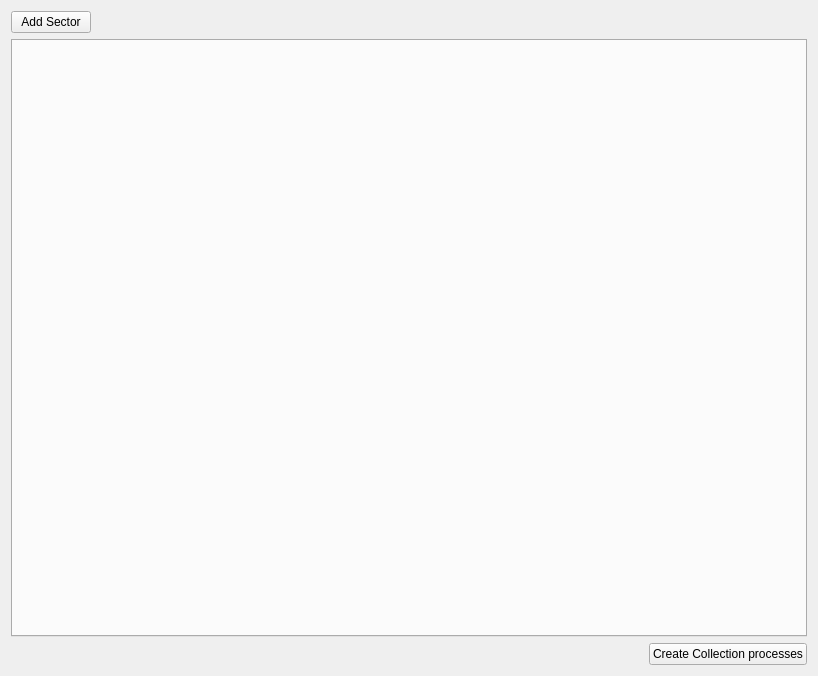
                <widget class="QWidget" name="Collection_process">
                 <property name="geometry">
                  <rect>
                   <x>0</x>
                   <y>0</y>
                   <width>818</width>
                   <height>676</height>
                  </rect>
                 </property>
                 <attribute name="label">
                  <string>Collection Processes</string>
                 </attribute>
                 <layout class="QGridLayout" name="gridLayout_9">
                  <item row="0" column="0">
                   <widget class="QPushButton" name="Add_col">
                    <property name="text">
                     <string>Add Sector</string>
                    </property>
                    <property name="icon">
                     <iconset resource="PyWOLF_Resource.qrc">
                      <normaloff>:/ICONS/PySWOLF_ICONS/ADD.png</normaloff>:/ICONS/PySWOLF_ICONS/ADD.png</iconset>
                    </property>
                   </widget>
                  </item>
                  <item row="0" column="1">
                   <spacer name="horizontalSpacer_2">
                    <property name="orientation">
                     <enum>Qt::Horizontal</enum>
                    </property>
                    <property name="sizeHint" stdset="0">
                     <size>
                      <width>528</width>
                      <height>20</height>
                     </size>
                    </property>
                   </spacer>
                  </item>
                  <item row="1" column="0" colspan="3">
                   <widget class="QTabWidget" name="Collection">
                    <property name="currentIndex">
                     <number>-1</number>
                    </property>
                   </widget>
                  </item>
                  <item row="2" column="0" colspan="2">
                   <spacer name="horizontalSpacer_26">
                    <property name="orientation">
                     <enum>Qt::Horizontal</enum>
                    </property>
                    <property name="sizeHint" stdset="0">
                     <size>
                      <width>745</width>
                      <height>20</height>
                     </size>
                    </property>
                   </spacer>
                  </item>
                  <item row="2" column="2">
                   <widget class="QPushButton" name="Create_Collection_process">
                    <property name="text">
                     <string>Create Collection processes</string>
                    </property>
                    <property name="icon">
                     <iconset resource="PyWOLF_Resource.qrc">
                      <normaloff>:/ICONS/PySWOLF_ICONS/Create.png</normaloff>:/ICONS/PySWOLF_ICONS/Create.png</iconset>
                    </property>
                   </widget>
                  </item>
                 </layout>
                </widget>
